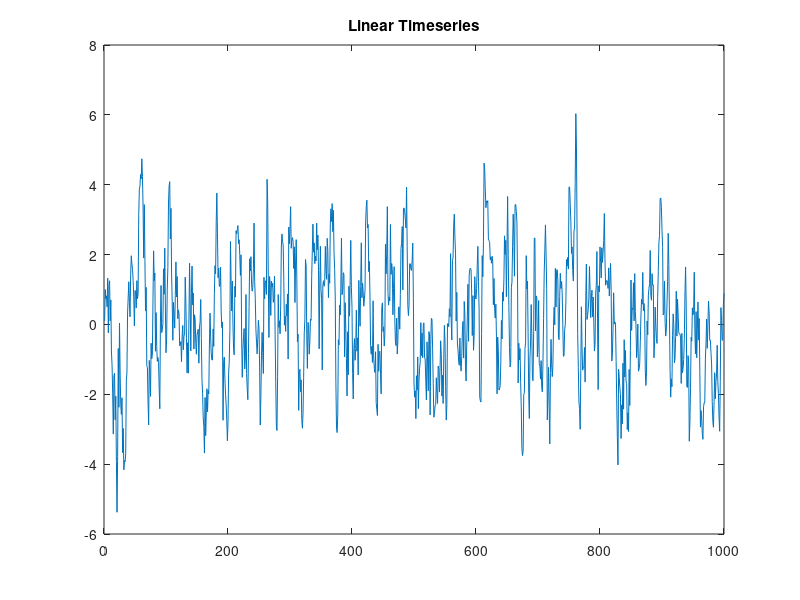
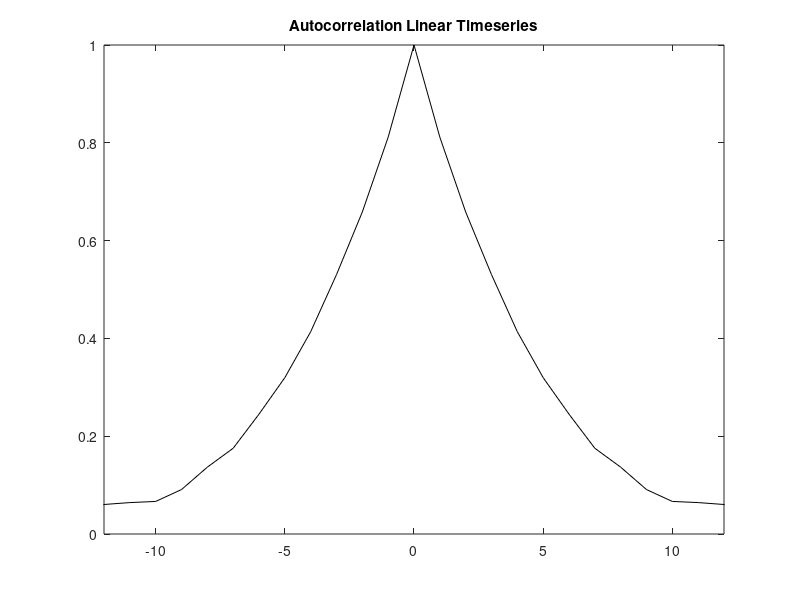
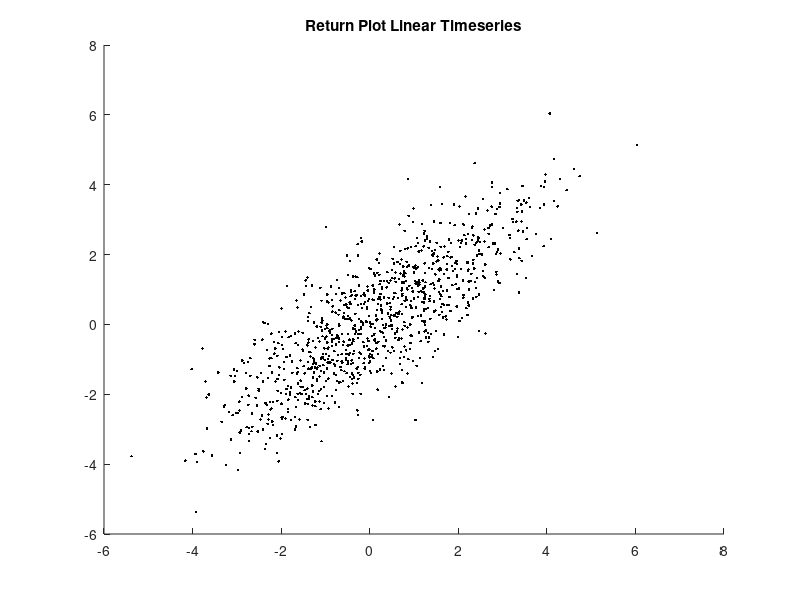

MATLAB code for these plots, in order:
% pr17_3.m
% Linear Time Series
clear;
% Measurement Function and Initial x value
p=0.8;
x1(1)=.1;
for n=2:1000
    x1(n)=p*x1(n-1)+randn(1); % Note the Dynamic Noise Term
end
% Plot Timeseries
figure;plot(x1)
title('Linear Timeseries')
% Autocorrelation
tt=-(length(x1)-1):length(x1)-1;
x1COV=xcov(x1,'coeff');
figure;
plot(tt,x1COV,'k');
axis([-12 12 0 1]);
title('Autocorrelation Linear Timeseries');
% Return Plot
figure;
hold;
for i=2:length(x1);
    plot(x1(i-1),x1(i),'k.');
end;
title('Return Plot Linear Timeseries');   